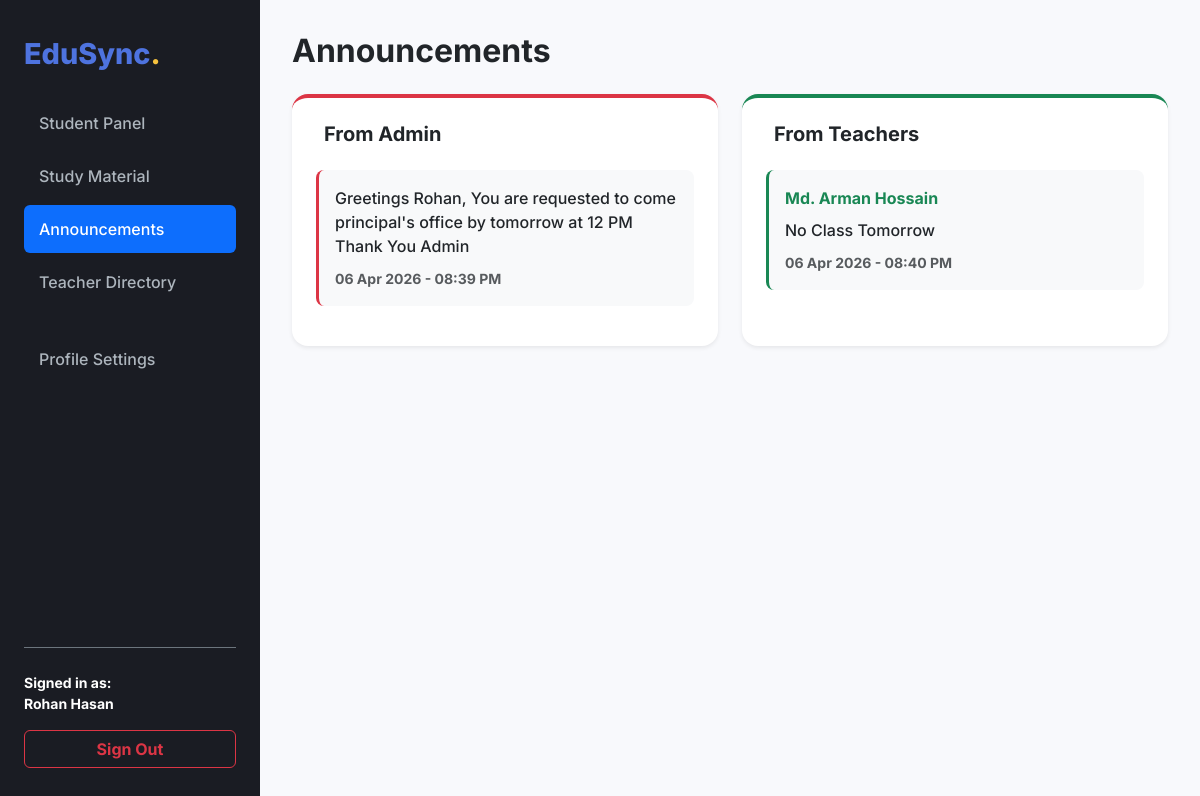
/student/announcements.php (signed in), run on the app's committed database.
### tables this page shows
CREATE TABLE `announcements` (
  `id` int(11) NOT NULL,
  `sender_id` int(11) NOT NULL,
  `sender_role` varchar(20) NOT NULL,
  `target_role` varchar(20) NOT NULL,
  `target_class` varchar(50) DEFAULT NULL,
  `target_section` varchar(50) DEFAULT NULL,
  `subject` varchar(100) DEFAULT NULL,
  `target_user_id` int(11) DEFAULT NULL,
  `message` text NOT NULL,
  `created_at` timestamp NOT NULL DEFAULT current_timestamp()
);

CREATE TABLE `users` (
  `id` int(11) NOT NULL,
  `student_id` varchar(10) DEFAULT NULL,
  `name` varchar(100) NOT NULL,
  `email` varchar(100) NOT NULL,
  `phone` varchar(20) DEFAULT NULL,
  `password` varchar(255) NOT NULL,
  `role` enum('admin','principal','teacher','student') NOT NULL,
  `designation` varchar(100) DEFAULT NULL,
  `profile_pic` varchar(255) DEFAULT 'default.png',
  `class_name` varchar(50) DEFAULT NULL,
  `section` varchar(50) DEFAULT NULL,
  `created_at` timestamp NOT NULL DEFAULT current_timestamp()
);

### student/announcements.php (the view, shortened to what this page needs)
<?php
require_once '../config/db.php';
$class_name = $_SESSION['class_name'];
$section = $_SESSION['section'];
$student_id = $_SESSION['user_id'];
include '../includes/header.php';
?>
<div class="wrapper" style="display: flex; min-height: 100vh; background-color: #f8f9fc;">
    <?php include '../includes/sidebar.php'; ?>
    <div class="main-content" style="flex: 1; margin-left: 260px; padding: 2rem;">
        <h2 class="fw-bold text-dark mb-4">Announcements</h2>
        <div class="row g-4">
            <div class="col-md-6">
                <div class="card p-4 border-0 shadow-sm rounded-4 border-top border-danger border-4 h-100">
                    <h5 class="fw-bold mb-4"><i class="fa-solid fa-bullhorn text-danger me-2"></i>From Admin</h5>
                    <?php
                    $admin_msg = $conn->query("SELECT * FROM announcements WHERE sender_role = 'admin' AND (target_role = 'all' OR target_role = 'all_students' OR (target_role = 'specific_class' AND target_class = '$class_name') OR (target_role = 'specific_section' AND target_class = '$class_name' AND target_section = '$section') OR (target_role = 'specific_student' AND target_user_id = $student_id)) ORDER BY created_at DESC");
                    if($admin_msg->num_rows > 0):
                        while($m = $admin_msg->fetch_assoc()): ?>
                            <div class="bg-light p-3 rounded-3 mb-3 border-start border-danger border-3">
                                <p class="mb-2 fw-medium text-dark"><?php echo $m['message']; ?></p>
                                <small class="text-muted fw-bold"><?php echo date('d M Y - h:i A', strtotime($m['created_at'])); ?></small>
                            </div>
                        <?php endwhile;
                    else: ?>
                        <div class="text-center text-muted p-4"><i class="fa-solid fa-inbox fs-3 mb-2"></i><br>No announcements from Admin.</div>
                    <?php endif; ?>
                </div>
            </div>
            <div class="col-md-6">
                <div class="card p-4 border-0 shadow-sm rounded-4 border-top border-success border-4 h-100">
                    <h5 class="fw-bold mb-4"><i class="fa-solid fa-chalkboard-user text-success me-2"></i>From Teachers</h5>
                    <?php
                    $teacher_msg = $conn->query("SELECT announcements.*, users.name FROM announcements JOIN users ON announcements.sender_id = users.id WHERE sender_role = 'teacher' AND target_class = '$class_name' AND target_section = '$section' ORDER BY created_at DESC");
                    if($teacher_msg->num_rows > 0):
                        while($tm = $teacher_msg->fetch_assoc()): ?>
                            <div class="bg-light p-3 rounded-3 mb-3 border-start border-success border-3">
                                <div class="d-flex justify-content-between align-items-center mb-2">
                                    <strong class="text-success"><?php echo $tm['name']; ?></strong>
                                </div>
                                <p class="mb-2 fw-medium text-dark"><?php echo $tm['message']; ?></p>
                                <small class="text-muted fw-bold"><?php echo date('d M Y - h:i A', strtotime($tm['created_at'])); ?></small>
                            </div>
                        <?php endwhile;
                    else: ?>
                        <div class="text-center text-muted p-4"><i class="fa-solid fa-inbox fs-3 mb-2"></i><br>No announcements from Teachers.</div>
                    <?php endif; ?>
                </div>
            </div>
        </div>
    </div>
</div>
<?php include '../includes/footer.php'; ?>

### assets/css/style.css (style rules this page uses)
:root { --primary: #4e73df; --sidebar-bg: #1a1c23; --sidebar-hover: #2d303e; --bg-light: #f8f9fc; }
body { font-family: 'Inter', sans-serif; background-color: var(--bg-light); margin: 0; }
.wrapper { display: flex; min-height: 100vh; }
.main-content { flex: 1; margin-left: 260px; padding: 2rem; }

### data on the page
announcements: message "Greetings Rohan, You are requested to come principal's office by tomorrow at 12 PM Thank You Admin", created_at "06 Apr 2026 - 08:39 PM"
announcements: users.name "Md. Arman Hossain", message "No Class Tomorrow", created_at "06 Apr 2026 - 08:40 PM"

### other printed values
$user_name "Rohan Hasan"
